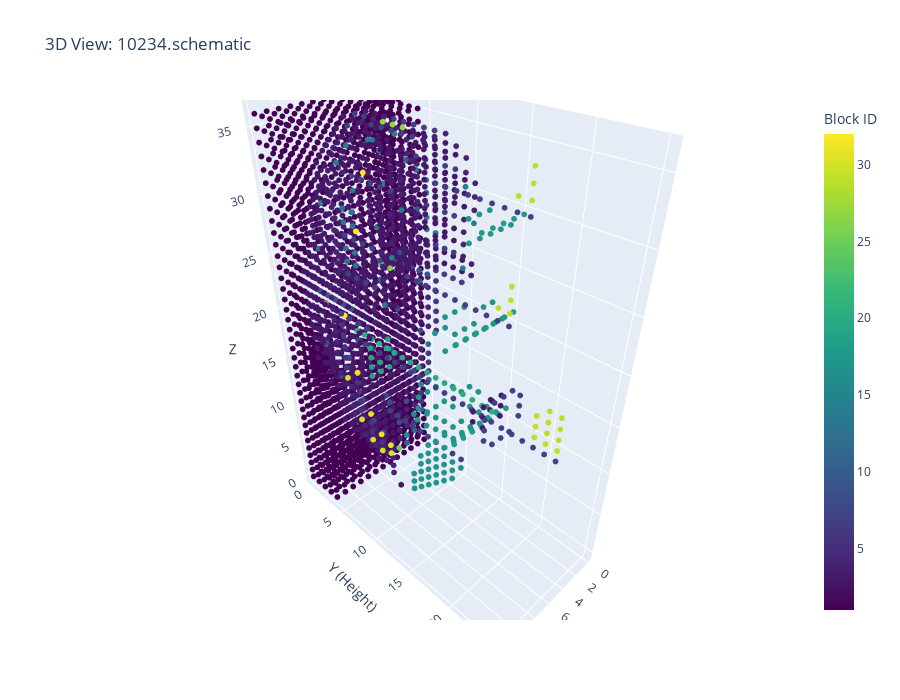

Notebook cell for this chart:
### Markdown cell above
## 8. Visualize: 3D Interactive (Plotly)

### Code cell
if level:
    try:
        import plotly.graph_objects as go
        
        # For large structures, we need to downsample
        max_blocks = 10000  # Limit for performance
        
        # Find all air block IDs (any block with 'air' in name)
        air_ids = [block_id for block_id, block_name in block_palette_reverse.items() 
                   if 'air' in block_name.lower()]
        
        # Get non-air blocks (exclude all air variants)
        non_air_mask = ~np.isin(voxel_array, air_ids)
        non_air_count = np.sum(non_air_mask)
        
        print(f"Air block IDs to exclude: {air_ids}")
        print(f"Non-air blocks: {non_air_count:,}")
        
        if non_air_count > max_blocks:
            print(f"⚠️  Too many blocks for visualization ({non_air_count:,} > {max_blocks:,})")
            print(f"Sampling {max_blocks:,} random blocks...")
            
            # Get coordinates of non-air blocks
            x_coords, y_coords, z_coords = np.where(non_air_mask)
            
            # Random sample
            indices = np.random.choice(len(x_coords), max_blocks, replace=False)
            x_coords = x_coords[indices]
            y_coords = y_coords[indices]
            z_coords = z_coords[indices]
        else:
            x_coords, y_coords, z_coords = np.where(non_air_mask)
        
        # Get block IDs for colors
        block_ids = voxel_array[x_coords, y_coords, z_coords]
        
        # Create 3D scatter plot
        fig = go.Figure(data=[go.Scatter3d(
            x=x_coords,
            y=y_coords,
            z=z_coords,
            mode='markers',
            marker=dict(
                size=2,
                color=block_ids,
                colorscale='Viridis',
                showscale=True,
                colorbar=dict(title="Block ID")
            ),
            text=[block_palette_reverse.get(bid, f'Block {bid}') for bid in block_ids],
            hovertemplate='%{text}<br>X: %{x}<br>Y: %{y}<br>Z: %{z}<extra></extra>'
        )])
        
        fig.update_layout(
            title=f'3D View: {test_schematic.name}',
            scene=dict(
                xaxis_title='X',
                yaxis_title='Y (Height)',
                zaxis_title='Z',
                aspectmode='data'
            ),
            width=900,
            height=700
        )
        
        fig.show()
        
    except ImportError:
        print("❌ Plotly not installed. Install with: pip install plotly")

### Figure 1 — Plotly figure (JSON) as saved in the notebook; plotly's stock layout.template omitted (floating-point values rounded to 4 significant figures; data arrays with more than 128 entries replaced by an {"elided": "..."} marker saying what was removed)
{"data": [{"hovertemplate": "%{text}<br>X: %{x}<br>Y: %{y}<br>Z: %{z}<extra></extra>", "marker": {"color": {"elided": "3147 int values"}, "colorbar": {"title": {"text": "Block ID"}}, "colorscale": [[0, "#440154"], [0.1111, "#482878"], [0.2222, "#3e4989"], [0.3333, "#31688e"], [0.4444, "#26828e"], [0.5556, "#1f9e89"], [0.6667, "#35b779"], [0.7778, "#6ece58"], [0.8889, "#b5de2b"], [1, "#fde725"]], "showscale": true, "size": 2}, "mode": "markers", "text": {"elided": "3147 str values"}, "type": "scatter3d", "x": {"elided": "3147 int values"}, "y": {"elided": "3147 int values"}, "z": {"elided": "3147 int values"}}], "layout": {"height": 700, "scene": {"aspectmode": "data", "xaxis": {"title": {"text": "X"}}, "yaxis": {"title": {"text": "Y (Height)"}}, "zaxis": {"title": {"text": "Z"}}}, "title": {"text": "3D View: 10234.schematic"}, "width": 900}}
